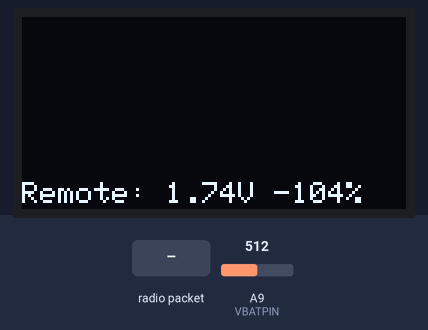
The sketch below on a simulated Arduino Mega 2560, built with avr-gcc and run on an emulated ATmega2560. On the bench: 128×64 one-colour display. Inputs (shaded band) come from the test bench; at power-on: A9 (VBATPIN) = 512. No radio packets arrive unless stated.

Above: at 0.51 s.
At 1.2 s:
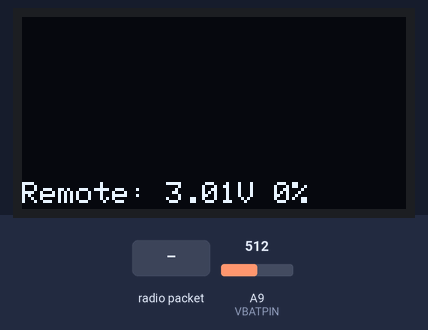
1.3 s: radio packet "!" arrives
At 1.7 s:
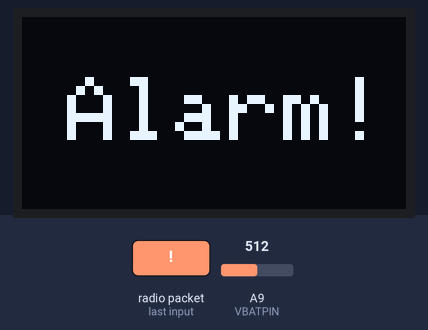
Timing chart, 0 to 4.3 s (numbered marks = the images above; inputs shaded):
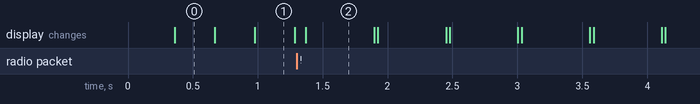

Measured:
- after the input at 1.3 s, the display: changes after 0.07 s (image 2)
- what the display in image 2 shows lasts 0.5 s, from 1.4 s to 1.9 s

The sketch:

BMS_remote_V2.1.ino
```cpp
#include <LoRa.h>
#include <SPI.h>
#include <Wire.h>
#include <Adafruit_GFX.h>
#include <Adafruit_SH110X.h>

Adafruit_SH1107 display = Adafruit_SH1107(64, 128, &Wire);

//#define BUTTON_A  9
//#define BUTTON_B  6
//#define BUTTON_C  5
#define VBATPIN A9
//int alarmPin = 5; // Piezo buzzer pin (inop)

void setup() {
  LoRa.setPins(8, 4, 7);      //CS, RST, INT
  //LoRa.setSyncWord(0xBB);     //Not working

  //pinMode(alarmPin, OUTPUT);      //Not working, drains battery

  display.begin(0x3C, true); // Address 0x3C default
  display.clearDisplay();
  display.display();
  display.setRotation(1);
  display.setTextSize(1);
  display.setTextColor(SH110X_WHITE);
  display.setTextColor(1, 0);

  if (!LoRa.begin(915E6)) {
    display.setCursor(0, 0);
    display.print("LoRa failed!");
    display.display();
    while (1);
  }
}

void BatSignal_Display() {
  //int rssi = LoRa.packetRssi();     //Signal strength
  //float snr = LoRa.packetSnr();     //Signal/noise ratio

  const float batMin = 3.0;    //Remote battery % conversion
  const float batMax = 4.2;
  const float span = batMax - batMin;
  float measuredVbat = analogRead(VBATPIN);
  measuredVbat *= 2;    // Adafruit conversions
  measuredVbat *= 3.3;
  measuredVbat /= 1024;
  static float filterVbat;
  const float alpha = 0.08;     //Current smoothing factor - 1.0 does little, lower is smoother

  filterVbat = alpha * (measuredVbat) + (1 - alpha) * filterVbat;
  int batPercent = ((filterVbat - batMin) / (span) * 100);

  /*
    display.setCursor(0, 35);
    display.print("RSSI: ");
    display.print(rssi);
    display.print(" dBm");

    display.setCursor(0, 45);
    display.print("S/N: ");
    display.print(snr);
    display.print(" dBm");
  */

  display.setCursor(0, 55);
  display.print("Remote: ");
  display.print(filterVbat);
  display.print("V ");
  display.print(batPercent);
  display.print("%  ");
  display.display();
}

void Print_Alarm() {
  while (1) {
    display.clearDisplay();
    display.display();
    display.setTextSize(3);
    display.setCursor(15, 20);
    display.print("Alarm!");
    display.display();
    //tone(alarmPin, 4000, 500);      //Pin, Freq, Duration (inop)
    delay(500);
  }
}

void loop() {
  BatSignal_Display();

  int packetSize = LoRa.parsePacket();
  if (packetSize) {     // received a packet?

    if (LoRa.available()) {
      switch ((char)LoRa.read()) {
        case 'P': {     //Pack volts
            display.clearDisplay();
            display.setCursor(0, 0);
            display.display();

            while (LoRa.available()) {
              display.print((char)LoRa.read());
              display.display();
            }
          } break;

        case 'A': {     //Alerts (inop)
            //display.clearDisplay();
            display.setCursor(0, 25);
            display.display();

            while (LoRa.available()) {
              display.print((char)LoRa.read());
              display.display();
            }
          } break;

        case 'T': {     //Pack temps
            display.clearDisplay();
            display.setCursor(0, 0);
            display.display();

            while (LoRa.available()) {
              display.print((char)LoRa.read());
              display.display();
            }
          } break;

        case 'U': {     //Charger uptime
            display.clearDisplay();
            display.setCursor(0, 0);
            display.display();

            while (LoRa.available()) {
              display.print((char)LoRa.read());
              display.display();
            }
          } break;

        case '!': {     //Charger alarm
            Print_Alarm();
          } break;
      }
    }
  }
}
```
